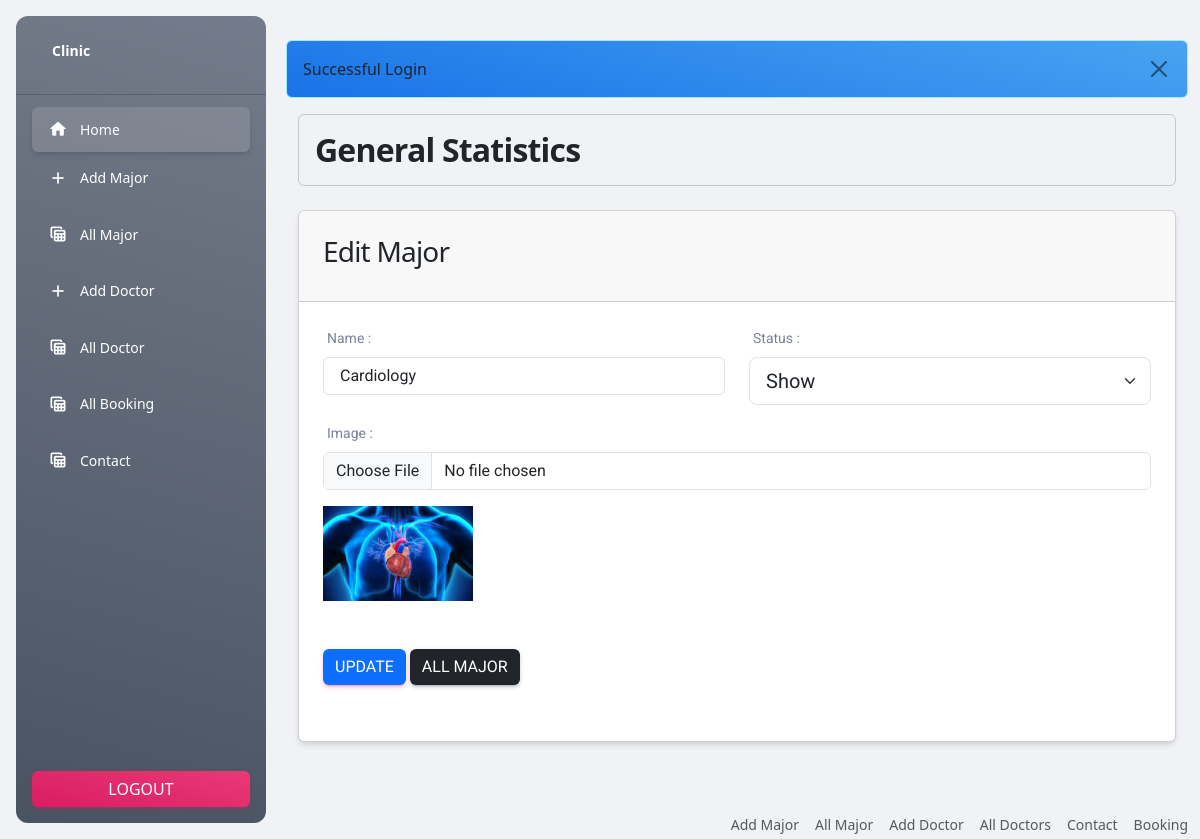
The page /Clinic/Admin/pages/editMajor.php?major_id=5 (signed in) on the database its author committed.
### tables this page shows
CREATE TABLE `majors` (
  `id` bigint(20) NOT NULL,
  `name` varchar(255) DEFAULT NULL,
  `status` enum('0','1') DEFAULT NULL,
  `image` varchar(255) DEFAULT NULL
);

### Clinic/Classes/DB.php (called while the page is built, shortened)
<?php
class DB
{
    private $conn;
    public function __construct()
    {
        $this->conn = new PDO("mysql:host=localhost;dbname=clinic", "root", "");
    }
    public function getData($table, $col = "*", $condition = true)
    {
        $sql = "SELECT $col FROM `$table` WHERE $condition";
        $result = $this->conn->query($sql);
        return $result->fetchAll(PDO::FETCH_ASSOC);
    }
}

### Clinic/Admin/pages/editMajor.php (the view, shortened to what this page needs)
<?php
include_once "../inc/header.php";
include_once "../inc/main.php";
include_once "../../Classes/DB.php";
include_once "../../function/helper.php";
$major_id = $_GET["major_id"];
$sql = new DB();
$major = $sql->getData("majors", "*", "id=$major_id");
?>
<div class="container">
    <form action="../Controller/Major/updateMajorController.php" method="POST" enctype="multipart/form-data">
        <div class="row">
            <div class="col-md-12">
                <div class="card">
                    <div class="card-header">
                        <h3>Edit Major</h3>
                    </div>
                    <div class="card-body">
                        <div class="row">
                            <div class="col-md-6">
                                <div class="mb-3">
                                    <label for="title" class="form-label">Name : </label>
                                    <input type="text" class="form-control border px-3" id="title"
                                        placeholder="Enter Name" name="name" value="<?= $major[0]["name"] ?>">
                                </div>
                            </div>
                            <div class="col-md-6">
                                <div class="mb-3">
                                    <label for="status" class="form-label">Status : </label>
                                    <select class="form-select form-select-lg mb-3 border px-3"
                                        aria-label="Large select example" name="status" id="status">
                                        <?php
                                        if ($major[0]["status"] == "0") {
                                            ?>
                                        <option value="0" selected>Hidden</option>
                                        <option value="1">Show</option>
                                        <?php } else { ?>
                                        <option value="1" selected>Show</option>
                                        <?php } ?>
                                    </select>
                                </div>
                            </div>
                            <div class="col-md-12">
                                <div class="mb-3">
                                    <div class="mb-3">
                                        <label for="img" class="form-label">Image : </label>
                                        <input class="form-control border" type="file" id="img" name="image">
                                        <img src="../assets/img/major/<?= $major[0]["image"] ?>" class="my-3"
                                            width="150" alt="">
                                    </div>
                                </div>
                            </div>
                            <div class="col-md-6">
                                <div class="my-3">
                                    <div class="mb-3">
                                        <button type="submit" class="btn btn-primary">Update</button>
                                        <a href="./showMajor.php" class="btn btn-dark ">All Major</a>
                                    </div>
                                </div>
                            </div>
                        </div>
                    </div>
                </div>
            </div>
        </div>
    </form>
</div>
<?php
include_once "../inc/footer.php";
?>

### rows shown on the page
majors: name "Cardiology", status "Show", image (picture)

### other values the page prints
$_SESSION[$key] "Successful Login"
